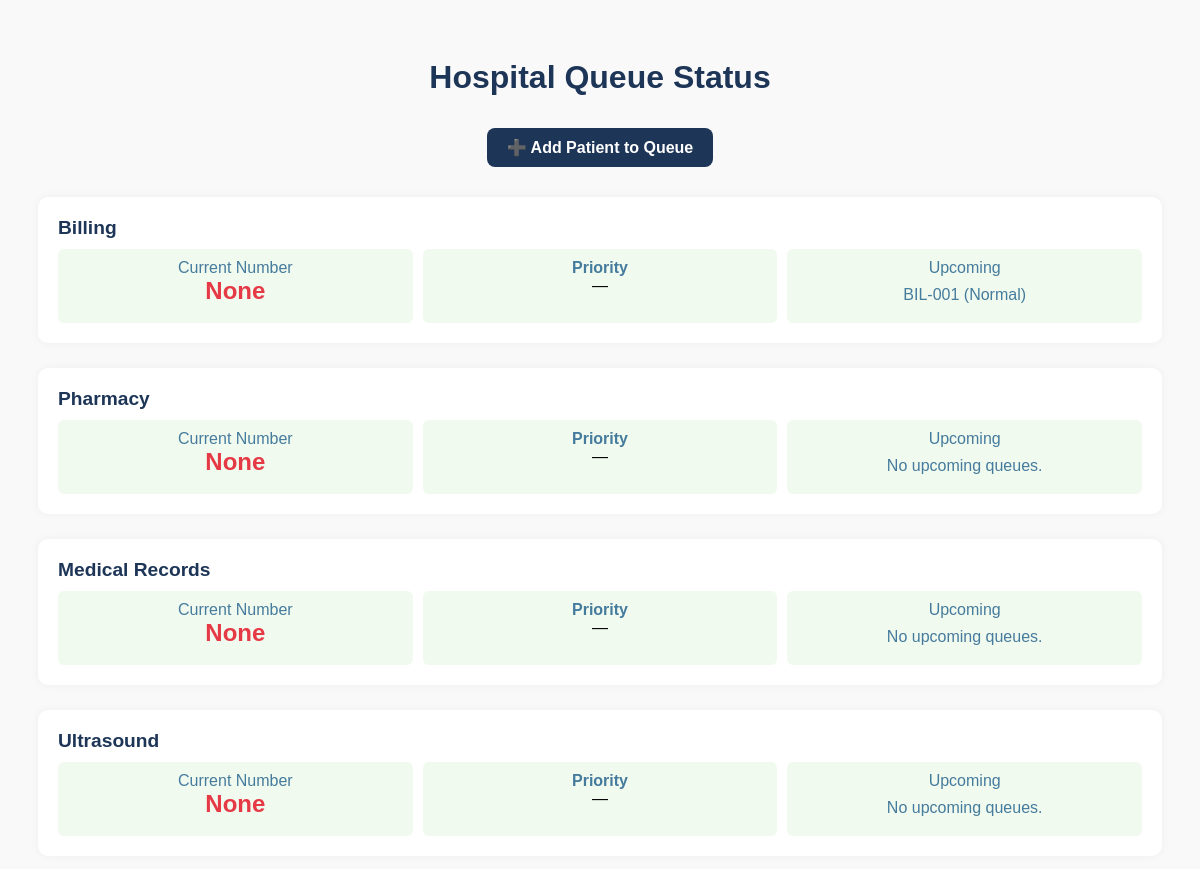
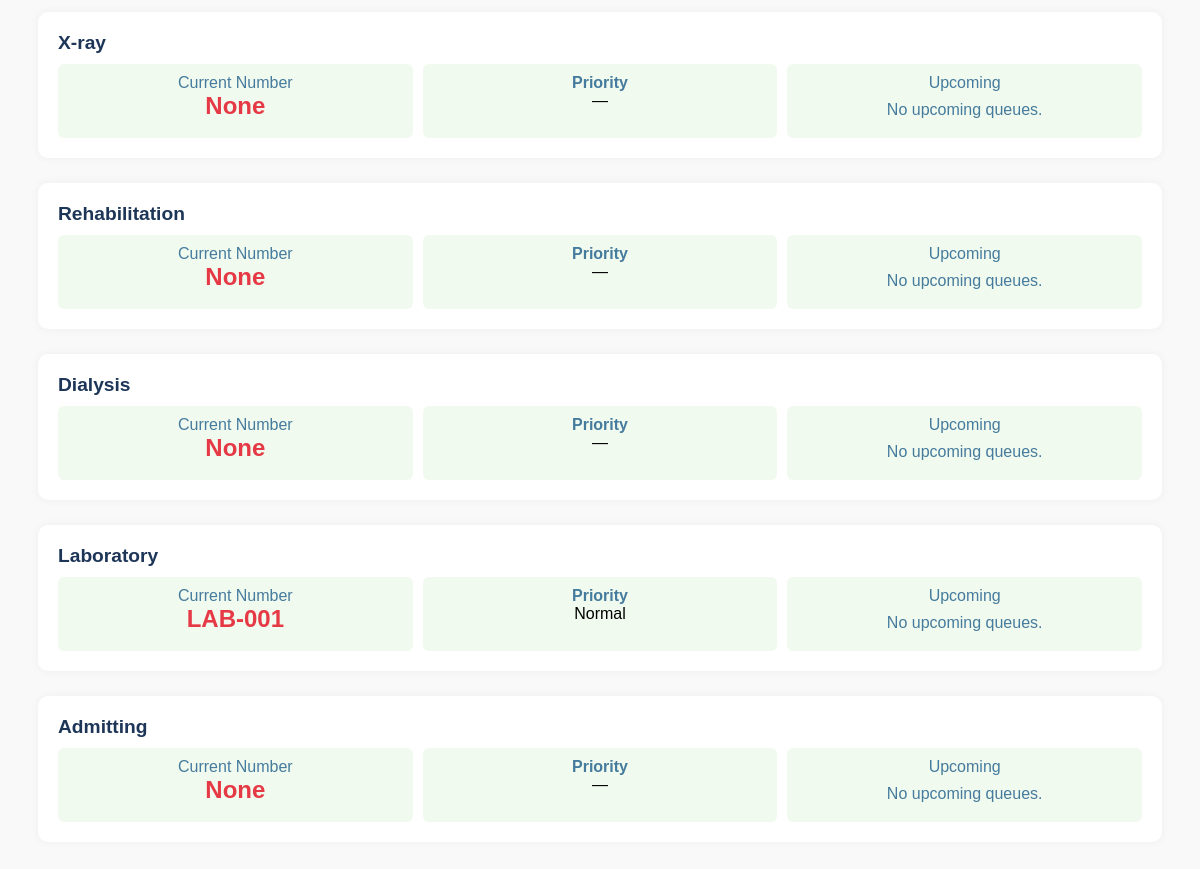
Page /queue_display.php on the earlier database version (2 pictures, top to bottom).
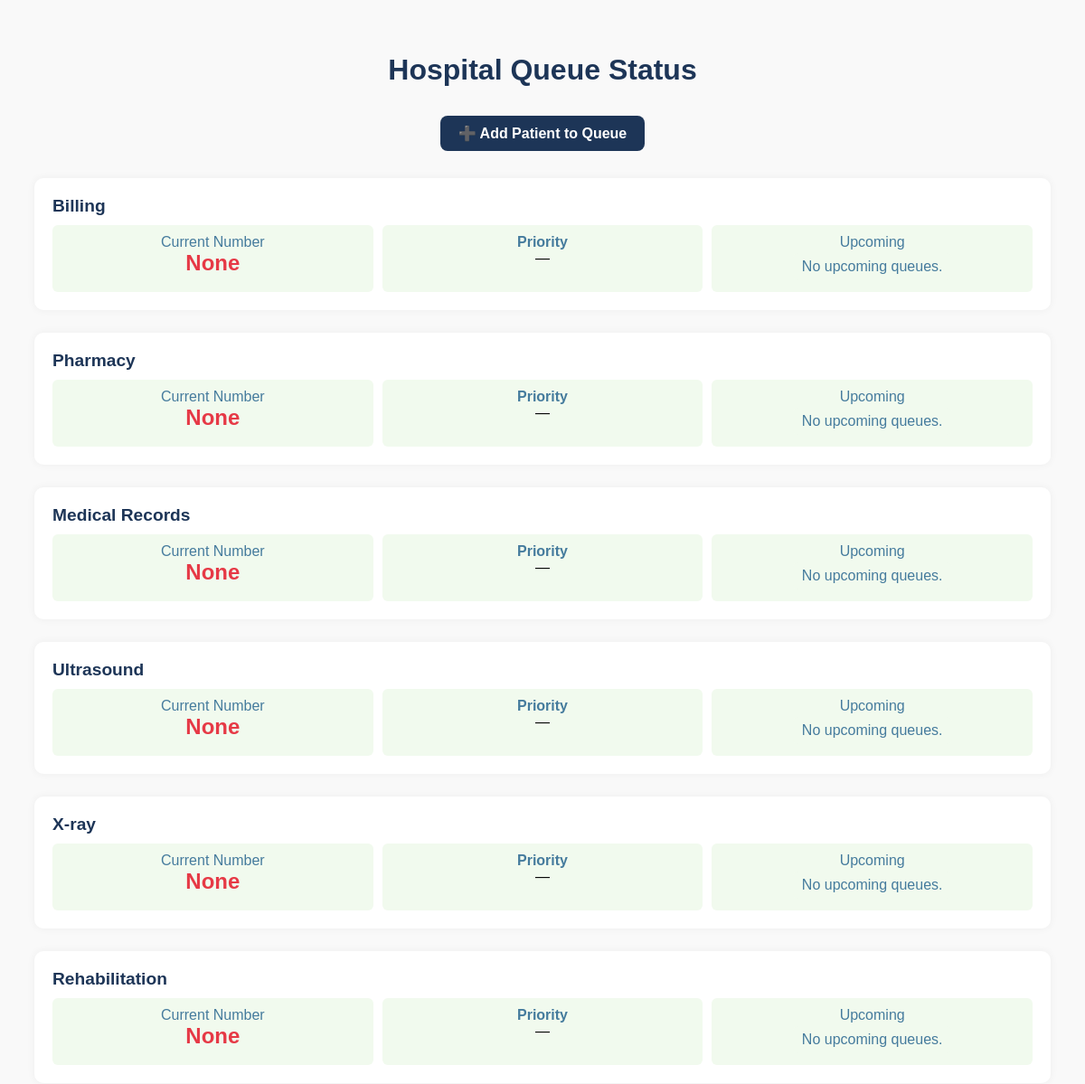
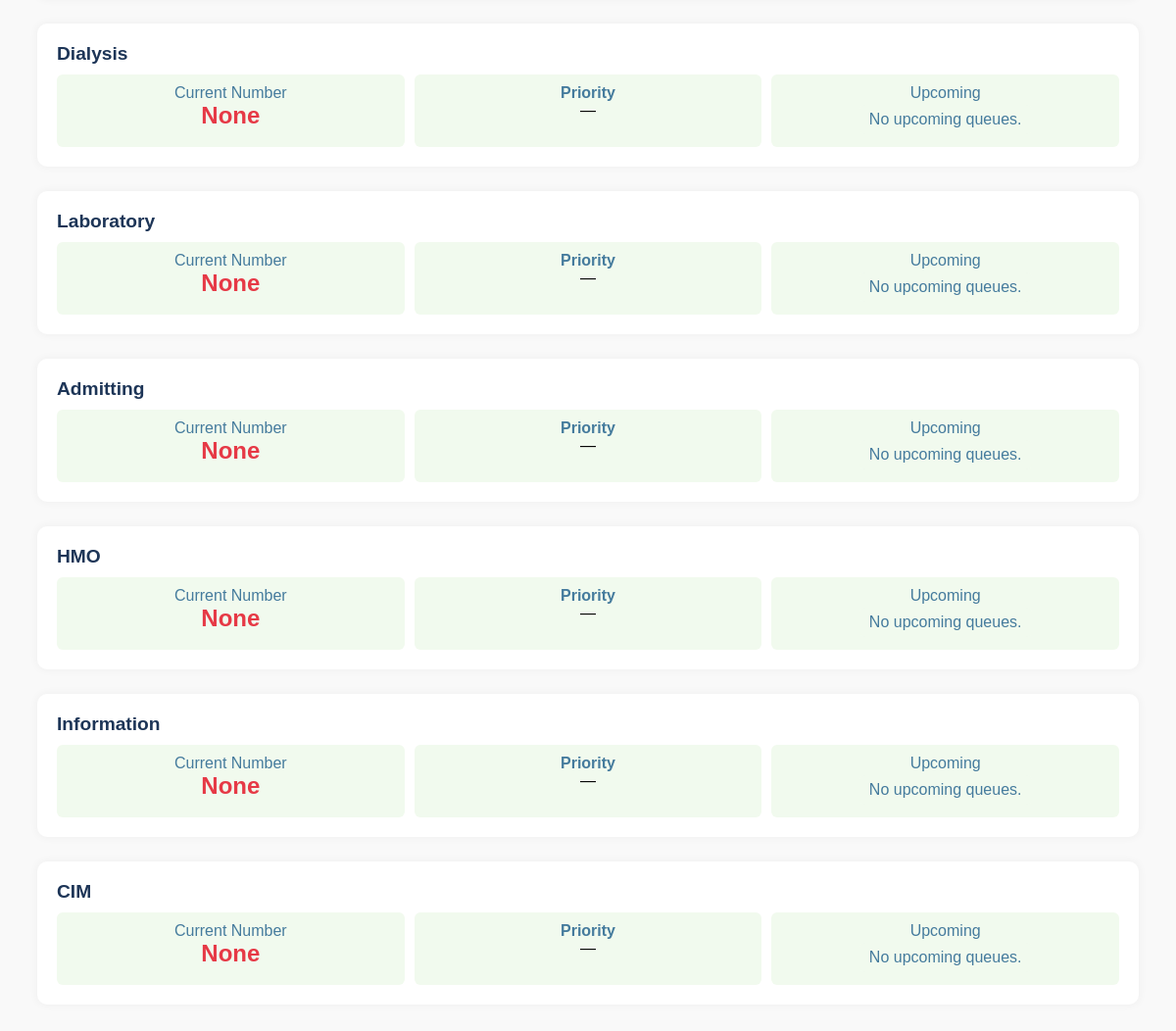
Same page on the later database version (2 pictures, top to bottom).
### tables this page shows
CREATE TABLE `departments` (
  `dept_id` int(11) NOT NULL,
  `name` enum('Billing','Pharmacy','Medical Records','Ultrasound','X-ray','Rehabilitation','Dialysis','Laboratory','Admitting','HMO','Information','CIM') NOT NULL,
  `description` text DEFAULT NULL,
  `date_created` datetime DEFAULT current_timestamp()
);

CREATE TABLE `queues` (
  `qid` int(11) NOT NULL,
  `queue_num` varchar(20) NOT NULL,
  `status` enum('waiting','in-progress','completed') DEFAULT 'waiting',
  `service_name` enum('Blood Test','Urinalysis','Medication Pickup','Prescription Refill','Physical Therapy','X-ray Scan','CT Scan','Hemodialysis','Payment','Billing Inquiry','Ultrasound Scan','Record Request','Record Update') NOT NULL,
  `priority` enum('Normal','Emergency','PWD','Senior_Citizen','Pregnant') DEFAULT 'Normal',
  `department_id` int(11) NOT NULL,
  `created_at` datetime DEFAULT current_timestamp(),
  `updated_at` datetime DEFAULT current_timestamp() ON UPDATE current_timestamp()
);

### queue_display.php (the view, shortened to what this page needs)
<?php
require('lib/conn.php');
$departmentsStmt = $conn->prepare("SELECT * FROM departments");
$departmentsStmt->execute();
$departments = $departmentsStmt->fetchAll();
$queues = [];
foreach ($departments as $department) {
    $currentStmt = $conn->prepare("
        SELECT * FROM queues
        WHERE status = 'in-progress' AND department_id = :dept_id
        ORDER BY
            CASE priority
                WHEN 'emergency' THEN 1
                WHEN 'PWD' THEN 2
                WHEN 'Senior_Citizen' THEN 3
                WHEN 'pregnant' THEN 4
                ELSE 5
            END,
            CAST(SUBSTRING(queue_num, 5) AS UNSIGNED) ASC
        LIMIT 1
    ");
    $currentStmt->execute(['dept_id' => $department['dept_id']]);
    $currentQueue = $currentStmt->fetch();
    $upcomingSql = "
    SELECT *
    FROM queues
    WHERE status = 'waiting'
    AND department_id = :dept_id
    ORDER BY
        CASE
            WHEN priority IN ('emergency', 'PWD', 'Senior_Citizen', 'pregnant') THEN 0
            ELSE 1
        END,
        created_at ASC
    ";
    $upcomingStmt = $conn->prepare($upcomingSql);
    $upcomingStmt->execute(['dept_id' => $department['dept_id']]);
    $allUpcomingQueues = $upcomingStmt->fetchAll();
    $queues[] = [
        'department' => $department,
        'currentQueue' => $currentQueue,
        'upcomingQueues' => array_slice($allUpcomingQueues, 0, 3),
        'extraQueues' => array_slice($allUpcomingQueues, 3)
    ];
}
?>
<!DOCTYPE html>
<html lang="en">
<head>
</head>
<body>
<h1>Hospital Queue Status</h1>
<div class="button-container">
  <a href="add_patient_q.php" class="add-button">➕ Add Patient to Queue</a>
</div>
<?php foreach ($queues as $queueData): ?>
  <div class="department-box">
    <div class="department-header">
      <?= htmlspecialchars($queueData['department']['name']); ?>
    </div>
    <div class="queue-info">
      <div class="queue-item">
        <div>Current Number</div>
        <div class="current-queue">
          <?= $queueData['currentQueue']
            ? htmlspecialchars($queueData['currentQueue']['queue_num'])
            : 'None'; ?>
        </div>
      </div>
      <div class="queue-item">
        <div style="font-weight: bold;">Priority</div>
        <div><span style="color: black;">
          <?= $queueData['currentQueue']
            ? ucfirst($queueData['currentQueue']['priority'])
            : '—'; ?>
        </span></div>
      </div>
      <div class="queue-item">
        <div>Upcoming</div>
        <div class="queue-list">
          <?php if (count($queueData['upcomingQueues']) <= 0): ?>
            <span>No upcoming queues.</span>
          <?php else: ?>
            <?php foreach ($queueData['upcomingQueues'] as $q): ?>
              <span><?= htmlspecialchars($q['queue_num']); ?> (<?= ucfirst($q['priority']); ?>)</span>
            <?php endforeach; ?>
          <?php endif; ?>
        </div>
      </div>
    </div>
  </div>
<?php endforeach; ?>
</body>
</html>

### queue_display.php (style rules this page uses)
body { font-family: Arial, sans-serif; background: #f9f9f9; padding: 30px; }
h1 { color: #1d3557; text-align: center; }
.button-container { text-align: center; margin: 20px 0; }
.add-button { display: inline-block; margin: 10px; padding: 10px 20px; background-color: #1d3557; color: white; border-radius: 8px; text-decoration: none; font-weight: bold; }
.department-box { background: white; border-radius: 10px; box-shadow: 0 0 10px rgba(0,0,0,0.05); margin-bottom: 25px; padding: 20px; }
.department-header { font-size: 1.2em; font-weight: bold; color: #1d3557; margin-bottom: 10px; }
.queue-info { display: flex; justify-content: space-between; flex-wrap: wrap; gap: 10px; }
.queue-item { flex: 1 1 200px; background: #f1faee; padding: 10px; border-radius: 6px; color: #457b9d; text-align: center; }
.current-queue { font-size: 24px; color: #e63946; font-weight: bold; }
.queue-list span { display: inline-block; margin: 3px; padding: 6px 10px; background-color: #f1faee; border-radius: 6px; color: #457b9d; }

Differences in the rows shown:
removed queues: queue_num "BIL-001", priority "Normal", shown under departments "Billing"
removed queues: department.name "Laboratory", queue_num "LAB-001", priority "Normal", shows "No upcoming queues."
shown differently, row unchanged: departments "Billing": now shows "No upcoming queues."
now on this page (row unchanged): departments: name "Laboratory", shows "None", shows "No upcoming queues."
added departments: name "HMO", shows "None", shows "No upcoming queues."
added departments: name "Information", shows "None", shows "No upcoming queues."
added departments: name "CIM", shows "None", shows "No upcoming queues."
